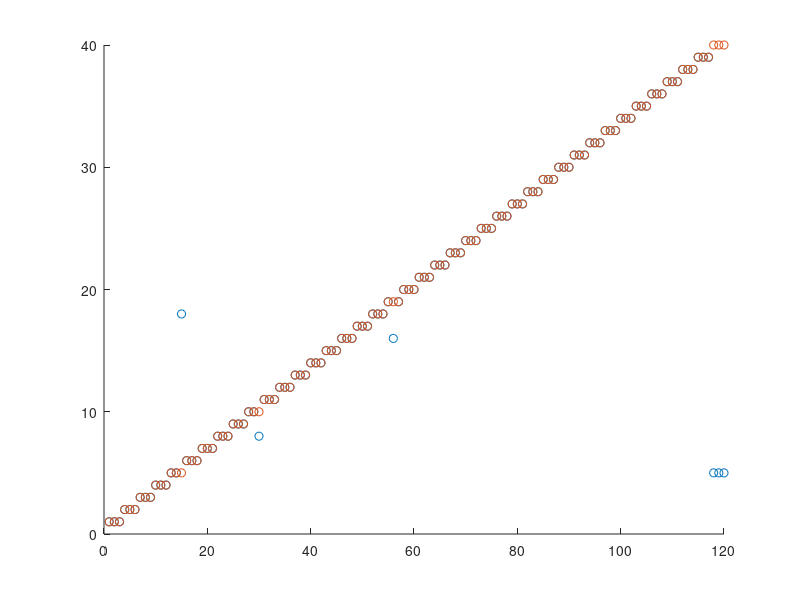

The MATLAB source for this figure:
clear

load('orl_train_test_data');
load('orl_train_test_lbls');

nClasses = 40;
nSubClasses = 2;
nTestImages = size(testData,2);
nTrainImages = size(trainData,2);
M = zeros(size(trainData,1), nClasses);

%kmeans for nSubClasses
% column(i:i+1) belongs to class K
centroids = zeros(size(trainData,1), nClasses*nSubClasses);
for j = 1:7:size(trainData,2)
    [idx,C] = kmeans(trainData(:,[j:j+6])', nSubClasses);
    i = ceil(j/7)+ceil(j/7)-1;
    centroids(:,i:i+1) = C';
end

%nearest centroid
dist = zeros(nTestImages, nClasses*nSubClasses);
resLabels = zeros(nTestImages, 1);
for i = 1:nTestImages
    for k = 1:nClasses*nSubClasses
        dist(i,k) = norm(testData(:,i)-centroids(:,k),2)^2;
    end
    [~,resLabels(i)] = min(dist(i,:));
end

%convert reslabels to one class dimension.
for i = 1:length(resLabels)
   resLabels(i) = ceil(resLabels(i)/2)
end

%accuracy in %
accuracy = sum(resLabels==testLbls)/nTestImages

%plot result and test labels
hold on
scatter(1:length(resLabels),resLabels, [], 'red')
scatter(1:length(testLbls),testLbls, [], 'blue')

